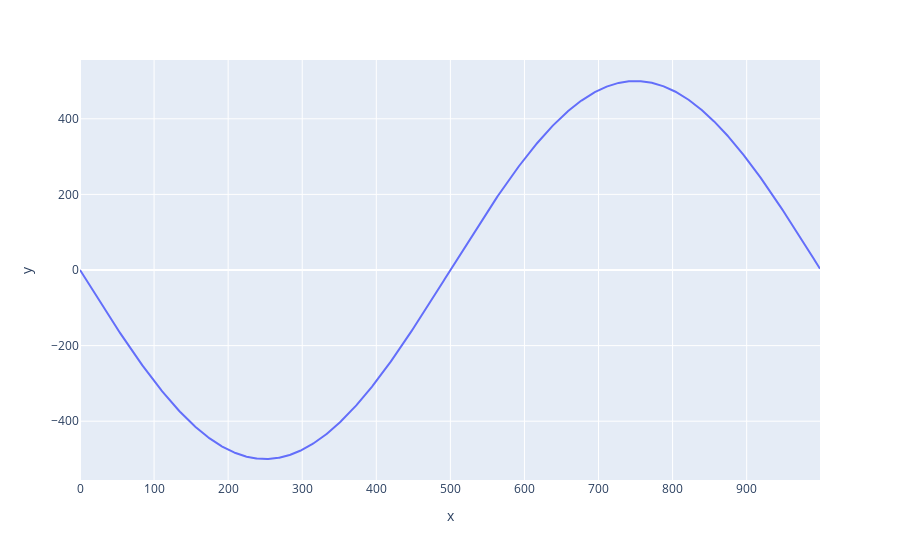

Write notebook code for a chart like this one.
### Code cell
def interpolate_radius_test( r, radius, c, is_blow_up=True ):
    factor = ((math.sin(2 * math.pi * r / radius))) * 0.5

    return r + factor * radius

px.line(
    y=[r - interpolate_radius_test(r,1000,10) for r in range(1000)]
)

### Figure 1 — Plotly figure (JSON) as saved in the notebook; plotly's stock layout.template omitted (floating-point values rounded to 4 significant figures; data arrays with more than 128 entries replaced by an {"elided": "..."} marker saying what was removed)
{"data": [{"hovertemplate": "x=%{x}<br>y=%{y}<extra></extra>", "legendgroup": "", "line": {"color": "#636efa", "dash": "solid"}, "marker": {"symbol": "circle"}, "mode": "lines", "name": "", "orientation": "v", "showlegend": false, "type": "scatter", "x": {"elided": "1000 int values"}, "xaxis": "x", "y": {"elided": "1000 float values"}, "yaxis": "y"}], "layout": {"autosize": true, "legend": {"tracegroupgap": 0}, "margin": {"t": 60}, "xaxis": {"anchor": "y", "autorange": true, "domain": [0, 1], "range": [0, 999], "title": {"text": "x"}, "type": "linear"}, "yaxis": {"anchor": "x", "autorange": true, "domain": [0, 1], "range": [-555.6, 555.6], "title": {"text": "y"}, "type": "linear"}}}
